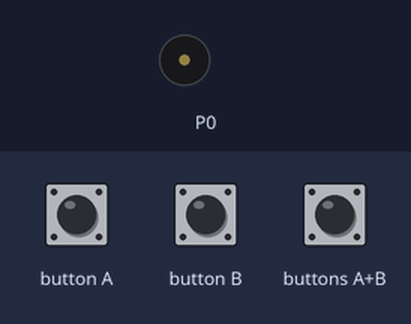
A program run on a simulated BBC micro:bit (MakeCode). Parts: buzzer (waves = sounding). The test bench sets the inputs (shaded band).

Above: at 1.2 s.
1.3 s: buttons A+B pressed for 0.15 s
At 5.2 s:
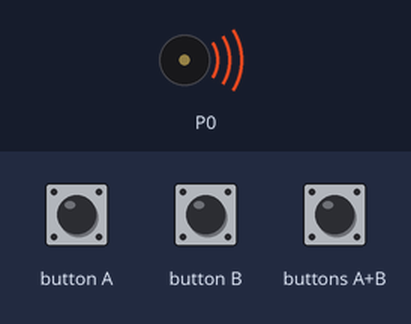
Timing chart, 0 to 10.4 s (numbered marks = the images above; inputs shaded):
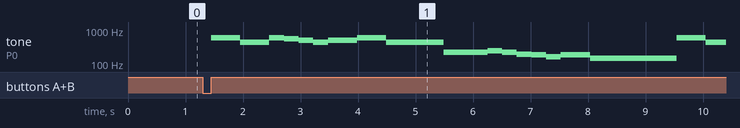

Measured:
- after the input at 1.3 s, tone on P0: plays 587 Hz for 0.51 s, 440 Hz for 0.51 s, 587 Hz for 0.26 s, 554 Hz for 0.26 s, 494 Hz for 0.26 s, 440 Hz for 0.26 s … (19 notes in this stretch), starting after 0.15 s

The program:

main.ts
```typescript
input.onButtonPressed(Button.AB, function () {
    music.play(music.tonePlayable(587, music.beat(BeatFraction.Whole)), music.PlaybackMode.UntilDone)
    music.play(music.tonePlayable(440, music.beat(BeatFraction.Whole)), music.PlaybackMode.UntilDone)
    music.play(music.tonePlayable(587, music.beat(BeatFraction.Half)), music.PlaybackMode.UntilDone)
    music.play(music.tonePlayable(554, music.beat(BeatFraction.Half)), music.PlaybackMode.UntilDone)
    music.play(music.tonePlayable(494, music.beat(BeatFraction.Half)), music.PlaybackMode.UntilDone)
    music.play(music.tonePlayable(440, music.beat(BeatFraction.Half)), music.PlaybackMode.UntilDone)
    music.play(music.tonePlayable(494, music.beat(BeatFraction.Whole)), music.PlaybackMode.UntilDone)
    music.play(music.tonePlayable(587, music.beat(BeatFraction.Whole)), music.PlaybackMode.UntilDone)
    music.play(music.tonePlayable(440, music.beat(BeatFraction.Double)), music.PlaybackMode.UntilDone)
    music.play(music.tonePlayable(220, music.beat(BeatFraction.Whole)), music.PlaybackMode.UntilDone)
    music.play(music.tonePlayable(220, music.beat(BeatFraction.Half)), music.PlaybackMode.UntilDone)
    music.play(music.tonePlayable(247, music.beat(BeatFraction.Half)), music.PlaybackMode.UntilDone)
    music.play(music.tonePlayable(220, music.beat(BeatFraction.Half)), music.PlaybackMode.UntilDone)
    music.play(music.tonePlayable(196, music.beat(BeatFraction.Half)), music.PlaybackMode.UntilDone)
    music.play(music.tonePlayable(185, music.beat(BeatFraction.Half)), music.PlaybackMode.UntilDone)
    music.play(music.tonePlayable(165, music.beat(BeatFraction.Half)), music.PlaybackMode.UntilDone)
    music.play(music.tonePlayable(185, music.beat(BeatFraction.Whole)), music.PlaybackMode.UntilDone)
    music.play(music.tonePlayable(147, music.beat(BeatFraction.Whole)), music.PlaybackMode.UntilDone)
    music.play(music.tonePlayable(147, music.beat(BeatFraction.Double)), music.PlaybackMode.UntilDone)
    music.play(music.tonePlayable(587, music.beat(BeatFraction.Whole)), music.PlaybackMode.UntilDone)
    music.play(music.tonePlayable(440, music.beat(BeatFraction.Whole)), music.PlaybackMode.UntilDone)
    music.play(music.tonePlayable(587, music.beat(BeatFraction.Half)), music.PlaybackMode.UntilDone)
    music.play(music.tonePlayable(554, music.beat(BeatFraction.Half)), music.PlaybackMode.UntilDone)
    music.play(music.tonePlayable(494, music.beat(BeatFraction.Half)), music.PlaybackMode.UntilDone)
    music.play(music.tonePlayable(440, music.beat(BeatFraction.Half)), music.PlaybackMode.UntilDone)
    music.play(music.tonePlayable(494, music.beat(BeatFraction.Whole)), music.PlaybackMode.UntilDone)
    music.play(music.tonePlayable(587, music.beat(BeatFraction.Whole)), music.PlaybackMode.UntilDone)
    music.play(music.tonePlayable(440, music.beat(BeatFraction.Double)), music.PlaybackMode.UntilDone)
    music.play(music.tonePlayable(220, music.beat(BeatFraction.Whole)), music.PlaybackMode.UntilDone)
    music.play(music.tonePlayable(220, music.beat(BeatFraction.Half)), music.PlaybackMode.UntilDone)
    music.play(music.tonePlayable(247, music.beat(BeatFraction.Half)), music.PlaybackMode.UntilDone)
    music.play(music.tonePlayable(220, music.beat(BeatFraction.Half)), music.PlaybackMode.UntilDone)
    music.play(music.tonePlayable(196, music.beat(BeatFraction.Half)), music.PlaybackMode.UntilDone)
    music.play(music.tonePlayable(185, music.beat(BeatFraction.Half)), music.PlaybackMode.UntilDone)
    music.play(music.tonePlayable(165, music.beat(BeatFraction.Half)), music.PlaybackMode.UntilDone)
    music.play(music.tonePlayable(147, music.beat(BeatFraction.Breve)), music.PlaybackMode.UntilDone)
})
```

test.ts
```typescript
// 在這裡測試；當此封包作為擴充功能時，將不會編譯此內容。
```
